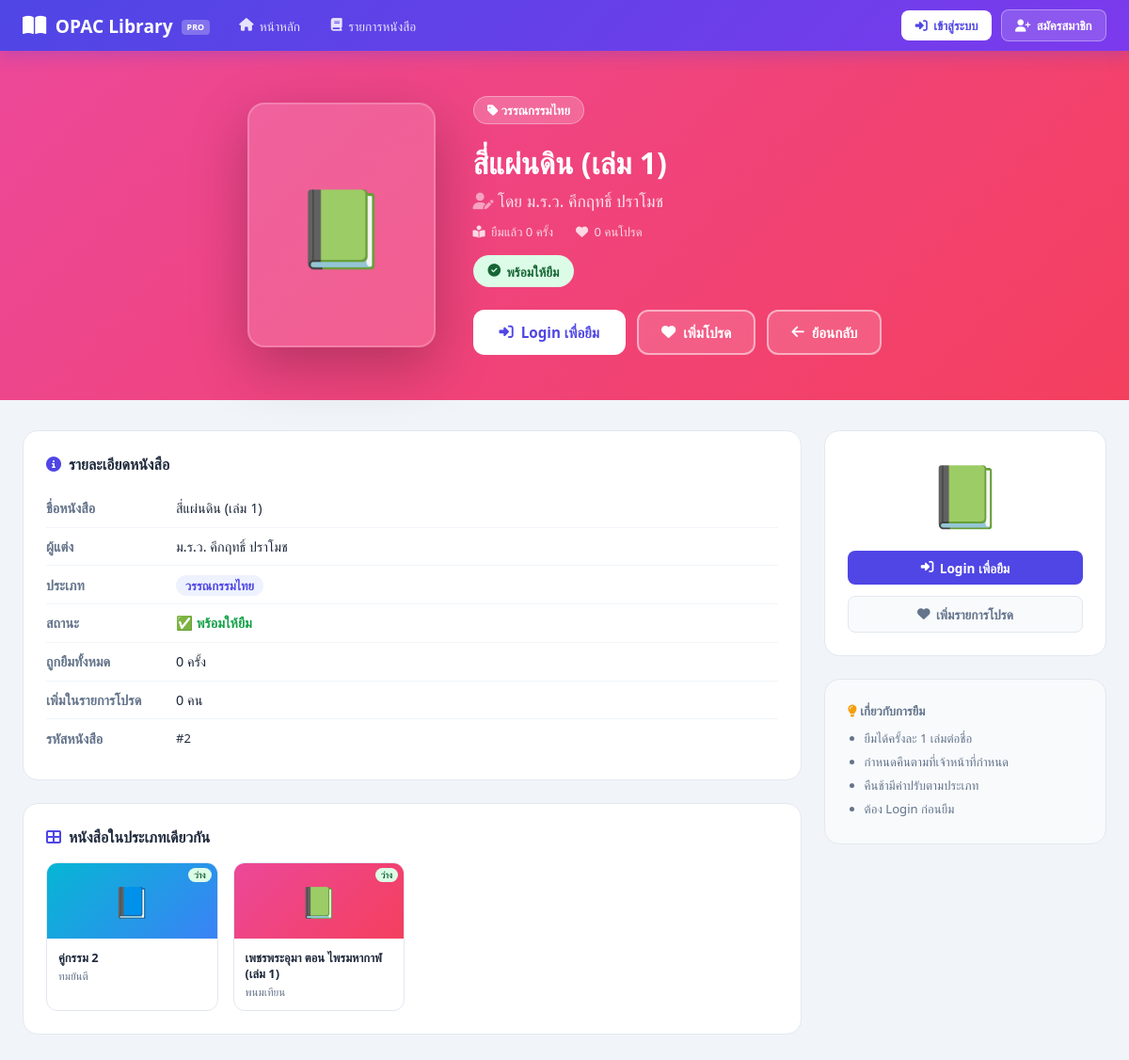
Screenshot of /book_detail.php?id=2 with the database file from the repository.
### tables this page shows
CREATE TABLE `books` (
  `book_id` int(11) NOT NULL,
  `book_name` varchar(255) DEFAULT NULL,
  `type_name` varchar(100) NOT NULL,
  `author` varchar(255) DEFAULT NULL,
  `status` varchar(50) DEFAULT NULL
);

### book_detail.php (the view, shortened to what this page needs)
<?php
include('db.php');
$book_id = (int)($_GET['id'] ?? 0);
$book = mysqli_fetch_assoc(mysqli_query($conn,"SELECT * FROM books WHERE book_id=$book_id"));
$is_fav = false;
$borrow_count = mysqli_fetch_assoc(mysqli_query($conn,"SELECT COUNT(*) c FROM borrow_history WHERE book_id=$book_id"))['c'];
$fav_count    = mysqli_fetch_assoc(mysqli_query($conn,"SELECT COUNT(*) c FROM favorites WHERE book_id=$book_id"))['c'];
$related = mysqli_query($conn,"SELECT * FROM books WHERE type_name='".mysqli_real_escape_string($conn,$book['type_name'])."' AND book_id!=$book_id LIMIT 4");
$avail = ($book['status'] ?? 'available') === 'available';
$colors = ['linear-gradient(135deg,#6366f1,#8b5cf6)','linear-gradient(135deg,#ec4899,#f43f5e)','linear-gradient(135deg,#06b6d4,#3b82f6)','linear-gradient(135deg,#10b981,#059669)','linear-gradient(135deg,#f59e0b,#ef4444)','linear-gradient(135deg,#8b5cf6,#ec4899)','linear-gradient(135deg,#14b8a6,#6366f1)','linear-gradient(135deg,#f97316,#eab308)'];
$icons  = ['📕','📗','📘','📙','📔','📒','📓','📃'];
$ci = ($book_id - 1) % 8;
include('header.php');
?>
<div class="detail-hero">
  <div style="max-width:1280px;margin:0 auto;padding:0 1.5rem;display:flex;gap:2.5rem;align-items:center;flex-wrap:wrap;">
    <div class="detail-cover"><?= $icons[$ci] ?></div>
    <div class="detail-info">
      <div class="type-badge"><i class="fas fa-tag"></i> <?= htmlspecialchars($book['type_name'] ?? '–') ?></div>
      <h1><?= htmlspecialchars($book['book_name']) ?></h1>
      <div class="author"><i class="fas fa-user-edit" style="opacity:.6"></i> โดย <?= htmlspecialchars($book['author'] ?? '–') ?></div>
      <div style="display:flex;gap:1.5rem;flex-wrap:wrap;margin-bottom:1rem;">
        <span class="stat-pill"><i class="fas fa-book-reader"></i> ยืมแล้ว <?= $borrow_count ?> ครั้ง</span>
        <span class="stat-pill"><i class="fas fa-heart"></i> <?= $fav_count ?> คนโปรด</span>
      </div>
      <div>
        <?php if($avail): ?>
        <span class="status-pill status-avail"><i class="fas fa-check-circle"></i> พร้อมให้ยืม</span>
        <?php else: ?>
        <span class="status-pill status-borrow"><i class="fas fa-times-circle"></i> ถูกยืมแล้ว</span>
        <?php endif; ?>
      </div>
      <div class="action-bar">
        <?php if($avail): ?>
          <?php if($role === 'guest'): ?>
          <a href="login.php?redirect=books.php%3Fborrow%3D<?= $book_id ?>%26confirm=1" class="btn-borrow"><i class="fas fa-sign-in-alt"></i> Login เพื่อยืม</a>
          <?php else: ?>
          <a href="books.php?borrow=<?= $book_id ?>" class="btn-borrow"><i class="fas fa-book-reader"></i> ยืมหนังสือ</a>
          <?php endif; ?>
        <?php else: ?>
        <span class="btn-borrow" style="opacity:.5;cursor:default"><i class="fas fa-clock"></i> ไม่ว่างในขณะนี้</span>
        <?php endif; ?>
        <?php if($role === 'guest'): ?>
        <a href="login.php?redirect=book_detail.php%3Fid%3D<?= $book_id ?>%26fav_toggle=1" class="btn-fav <?= $is_fav?'active':'' ?>">
          <i class="fas fa-heart"></i> <?= $is_fav ? 'ในรายการโปรด':'เพิ่มโปรด' ?>
        </a>
        <?php else: ?>
        <a href="book_detail.php?id=<?= $book_id ?>&fav_toggle=1" class="btn-fav <?= $is_fav?'active':'' ?>">
          <i class="fas fa-heart"></i> <?= $is_fav ? 'ในรายการโปรดแล้ว':'เพิ่มในรายการโปรด' ?>
        </a>
        <?php endif; ?>
        <a href="javascript:history.back()" class="btn-fav"><i class="fas fa-arrow-left"></i> ย้อนกลับ</a>
      </div>
    </div>
  </div>
</div>
<div class="container" style="margin-top:2rem;">
  <div style="display:grid;grid-template-columns:1fr 300px;gap:1.5rem;align-items:start;" class="detail-layout">
    <div>
      <div class="info-card">
        <div style="font-size:1rem;font-weight:700;margin-bottom:1rem;display:flex;align-items:center;gap:.5rem;"><i class="fas fa-info-circle" style="color:#4f46e5"></i> รายละเอียดหนังสือ</div>
        <div class="info-row"><span class="info-label">ชื่อหนังสือ</span><span class="info-value"><?= htmlspecialchars($book['book_name']) ?></span></div>
        <div class="info-row"><span class="info-label">ผู้แต่ง</span><span class="info-value"><?= htmlspecialchars($book['author'] ?? '–') ?></span></div>
        <div class="info-row"><span class="info-label">ประเภท</span><span class="info-value"><span style="background:#eef2ff;color:#4f46e5;padding:2px 10px;border-radius:50px;font-size:.82rem;font-weight:600;"><?= htmlspecialchars($book['type_name'] ?? '–') ?></span></span></div>
        <div class="info-row"><span class="info-label">สถานะ</span><span class="info-value"><?= $avail ? '<span style="color:#16a34a;font-weight:700">✅ พร้อมให้ยืม</span>' : '<span style="color:#dc2626;font-weight:700">❌ ถูกยืมแล้ว</span>' ?></span></div>
        <div class="info-row"><span class="info-label">ถูกยืมทั้งหมด</span><span class="info-value"><?= $borrow_count ?> ครั้ง</span></div>
        <div class="info-row"><span class="info-label">เพิ่มในรายการโปรด</span><span class="info-value"><?= $fav_count ?> คน</span></div>
        <div class="info-row"><span class="info-label">รหัสหนังสือ</span><span class="info-value text-muted">#<?= $book['book_id'] ?></span></div>
      </div>
      <?php $related_arr = mysqli_fetch_all($related, MYSQLI_ASSOC); ?>
      <?php if(count($related_arr) > 0): ?>
      <div class="info-card">
        <div style="font-size:1rem;font-weight:700;margin-bottom:1rem;display:flex;align-items:center;gap:.5rem;"><i class="fas fa-th-large" style="color:#4f46e5"></i> หนังสือในประเภทเดียวกัน</div>
        <div class="related-grid">
        <?php foreach($related_arr as $r):
          $rci = ($r['book_id']-1) % 8;
          $ravail = ($r['status'] ?? 'available') === 'available';
        ?>
        <a href="book_detail.php?id=<?= $r['book_id'] ?>" class="related-card">
          <div style="background:<?= $colors[$rci] ?>;height:80px;display:flex;align-items:center;justify-content:center;font-size:2rem;position:relative;">
            <?= $icons[$rci] ?>
            <span style="position:absolute;top:5px;right:6px;font-size:.6rem;font-weight:700;padding:1px 6px;border-radius:50px;background:<?= $ravail?'#dcfce7':'#fee2e2' ?>;color:<?= $ravail?'#166534':'#991b1b' ?>"><?= $ravail?'ว่าง':'ยืม' ?></span>
          </div>
          <div style="padding:.75rem;">
            <div style="font-weight:700;font-size:.8rem;line-height:1.3;margin-bottom:.2rem;overflow:hidden;display:-webkit-box;-webkit-line-clamp:2;-webkit-box-orient:vertical;"><?= htmlspecialchars($r['book_name']) ?></div>
            <div style="font-size:.72rem;color:#64748b;"><?= htmlspecialchars($r['author'] ?? '') ?></div>
          </div>
        </a>
        <?php endforeach; ?>
        </div>
      </div>
      <?php endif; ?>
    </div>
    <div>
      <div class="info-card" style="text-align:center;">
        <div style="font-size:4rem;margin-bottom:1rem;"><?= $icons[$ci] ?></div>
        <?php if($avail): ?>
          <?php if($role === 'guest'): ?>
          <a href="login.php?redirect=books.php%3Fborrow%3D<?= $book_id ?>%26confirm=1" class="btn btn-primary" style="width:100%;margin-bottom:.75rem;justify-content:center;"><i class="fas fa-sign-in-alt"></i> Login เพื่อยืม</a>
          <?php else: ?>
          <a href="books.php?borrow=<?= $book_id ?>" class="btn btn-primary" style="width:100%;margin-bottom:.75rem;justify-content:center;"><i class="fas fa-book-reader"></i> ยืมหนังสือ</a>
          <?php endif; ?>
        <?php else: ?>
        <div class="btn btn-secondary" style="width:100%;margin-bottom:.75rem;justify-content:center;cursor:default;opacity:.6"><i class="fas fa-clock"></i> ไม่ว่างในขณะนี้</div>
        <?php endif; ?>
        <?php if($role === 'guest'): ?>
        <a href="login.php?redirect=book_detail.php%3Fid%3D<?= $book_id ?>%26fav_toggle=1" class="btn" style="width:100%;justify-content:center;background:<?= $is_fav?'#fef2f2':'#f8fafc' ?>;color:<?= $is_fav?'#e11d48':'#64748b' ?>;border:1.5px solid <?= $is_fav?'#fecaca':'#e2e8f0' ?>">
          <i class="fas fa-heart"></i> <?= $is_fav?'ในรายการโปรด':'เพิ่มรายการโปรด' ?>
        </a>
        <?php endif; ?>
      </div>
      <div class="info-card" style="background:#f8fafc;">
        <div style="font-size:.82rem;color:#64748b;font-weight:600;margin-bottom:.5rem;"><i class="fas fa-lightbulb" style="color:#f59e0b"></i> เกี่ยวกับการยืม</div>
        <ul style="font-size:.82rem;color:#64748b;padding-left:1.1rem;line-height:1.9;">
          <li>ยืมได้ครั้งละ 1 เล่มต่อชื่อ</li>
          <li>กำหนดคืนตามที่เจ้าหน้าที่กำหนด</li>
          <li>คืนช้ามีค่าปรับตามประเภท</li>
          <li>ต้อง Login ก่อนยืม</li>
        </ul>
      </div>
    </div>
  </div>
</div>
</body></html>

### header.php (style rules this page uses)
* { margin:0;padding:0;box-sizing:border-box; }
body { font-family:'Segoe UI',Tahoma,sans-serif;background:#f1f5f9;color:#1e293b;min-height:100vh; }
a { text-decoration:none;color:inherit; }
.container { max-width:1280px;margin:0 auto;padding:0 1.5rem 3rem; }
.btn { display:inline-flex;align-items:center;gap:.4rem;padding:.55rem 1.1rem;border-radius:8px;font-size:.85rem;font-weight:600;cursor:pointer;border:none;transition:all .2s;text-decoration:none; }
.btn-primary { background:#4f46e5;color:white; }
.text-muted { color:#64748b;font-size:.82rem; }

### rows the page displays
books: type_name "วรรณกรรมไทย", book_name "สี่แผ่นดิน (เล่ม 1)", author "ม.ร.ว. คึกฤทธิ์ ปราโมช", book_id "2"
books: book_id "📘", shows "ว่าง", book_name "คู่กรรม 2", author "ทมยันตี"
books: book_id "📗", shows "ว่าง", book_name "เพชรพระอุมา ตอน ไพรมหากาฬ (เล่ม 1)", author "พนมเทียน"

### other values shown
$icons[$ci] "📗"
$borrow_count "0"
$fav_count "0"
